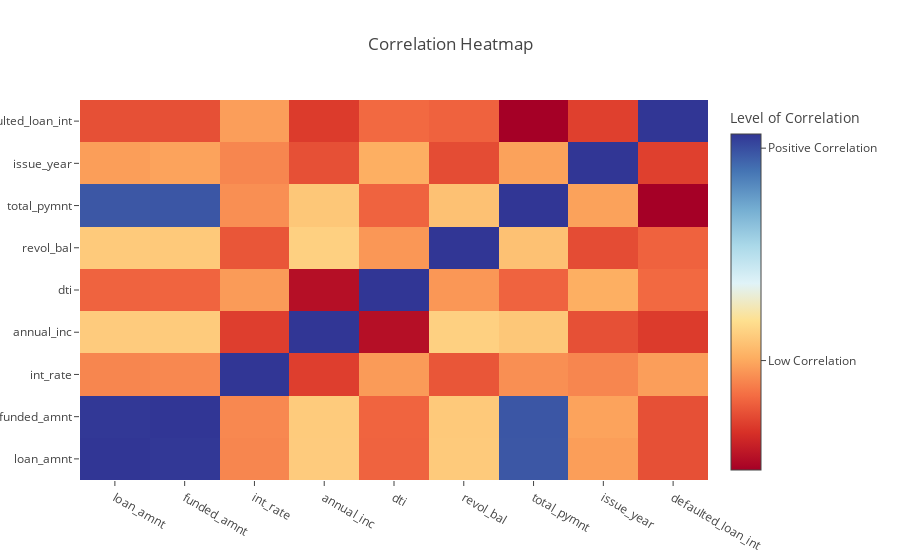

Source (notebook cell):
### Code cell
df_correlations = df_loan.corr()


trace = go.Heatmap(z=df_correlations.values,
                   x=df_correlations.columns,
                   y=df_correlations.columns,
                  colorscale=[[0.0, 'rgb(165,0,38)'], 
                              [0.1111111111111111, 'rgb(215,48,39)'], 
                              [0.2222222222222222, 'rgb(244,109,67)'], 
                              [0.3333333333333333, 'rgb(253,174,97)'], 
                              [0.4444444444444444, 'rgb(254,224,144)'], 
                              [0.5555555555555556, 'rgb(224,243,248)'], 
                              [0.6666666666666666, 'rgb(171,217,233)'], 
                              [0.7777777777777778, 'rgb(116,173,209)'], 
                              [0.8888888888888888, 'rgb(69,117,180)'], 
                              [1.0, 'rgb(49,54,149)']],
            colorbar = dict(
            title = 'Level of Correlation',
            titleside = 'top',
            tickmode = 'array',
            tickvals = [-0.52,0.2,0.95],
            ticktext = ['Negative Correlation','Low Correlation','Positive Correlation'],
            ticks = 'outside'
        )
                  )


layout = {"title": "Correlation Heatmap"}
data=[trace]

fig = dict(data=data, layout=layout)
iplot(fig, filename='labelled-heatmap')

### Figure 1 — Plotly figure (JSON) as saved in the notebook; plotly's stock layout.template omitted (floating-point values rounded to 4 significant figures)
{"data": [{"colorbar": {"tickmode": "array", "ticks": "outside", "ticktext": ["Negative Correlation", "Low Correlation", "Positive Correlation"], "tickvals": [-0.52, 0.2, 0.95], "title": "Level of Correlation", "titleside": "top"}, "colorscale": [[0, "rgb(165,0,38)"], [0.1111, "rgb(215,48,39)"], [0.2222, "rgb(244,109,67)"], [0.3333, "rgb(253,174,97)"], [0.4444, "rgb(254,224,144)"], [0.5556, "rgb(224,243,248)"], [0.6667, "rgb(171,217,233)"], [0.7778, "rgb(116,173,209)"], [0.8889, "rgb(69,117,180)"], [1, "rgb(49,54,149)"]], "type": "heatmap", "x": ["loan_amnt", "funded_amnt", "int_rate", "annual_inc", "dti", "revol_bal", "total_pymnt", "issue_year", "defaulted_loan_int"], "y": ["loan_amnt", "funded_amnt", "int_rate", "annual_inc", "dti", "revol_bal", "total_pymnt", "issue_year", "defaulted_loan_int"], "z": [[1, 0.9965, 0.1282, 0.2868, 0.05633, 0.2819, 0.9303, 0.1757, 0.01482], [0.9965, 1, 0.1324, 0.2854, 0.05858, 0.2799, 0.9338, 0.1871, 0.0147], [0.1282, 0.1324, 1, -0.02328, 0.1708, 0.02655, 0.1468, 0.1282, 0.1765], [0.2868, 0.2854, -0.02328, 1, -0.1442, 0.2991, 0.2745, 0.01445, -0.0299], [0.05633, 0.05858, 0.1708, -0.1442, 1, 0.1625, 0.0567, 0.2127, 0.06763], [0.2819, 0.2799, 0.02655, 0.2991, 0.1625, 1, 0.2596, 0.006631, 0.05415], [0.9303, 0.9338, 0.1468, 0.2745, 0.0567, 0.2596, 1, 0.1849, -0.1864], [0.1757, 0.1871, 0.1282, 0.01445, 0.2127, 0.006631, 0.1849, 1, -0.0194], [0.01482, 0.0147, 0.1765, -0.0299, 0.06763, 0.05415, -0.1864, -0.0194, 1]]}], "layout": {"title": "Correlation Heatmap"}}
